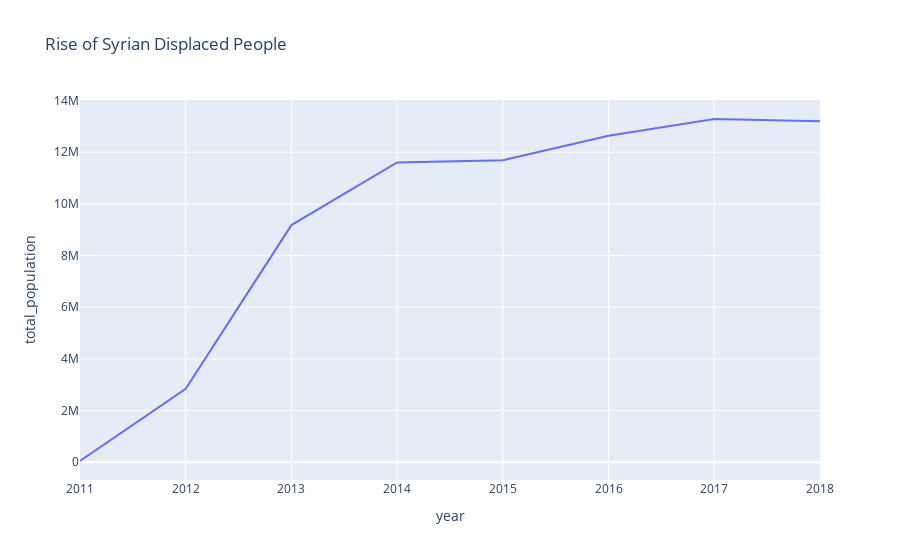

Notebook cell for this chart:
### Code cell
#interactive line plot 

import plotly.express as px

line_=syria.groupby("year")["total_population"].sum().reset_index()[11:]

fig = px.line(line_, x="year", y="total_population", title='Rise of Syrian Displaced People')
fig

### Figure 1 — Plotly figure (JSON) as saved in the notebook; plotly's stock layout.template omitted (floating-point values rounded to 4 significant figures)
{"data": [{"hovertemplate": "year=%{x}<br>total_population=%{y}<extra></extra>", "legendgroup": "", "line": {"color": "#636efa", "dash": "solid"}, "mode": "lines", "name": "", "showlegend": false, "type": "scatter", "x": [2011, 2012, 2013, 2014, 2015, 2016, 2017, 2018], "xaxis": "x", "y": [48497, 2847018, 9180330, 11606526, 11690998, 12643092, 13288334, 13197248], "yaxis": "y"}], "layout": {"legend": {"tracegroupgap": 0}, "title": {"text": "Rise of Syrian Displaced People"}, "xaxis": {"anchor": "y", "domain": [0, 1], "title": {"text": "year"}}, "yaxis": {"anchor": "x", "domain": [0, 1], "title": {"text": "total_population"}}}}
